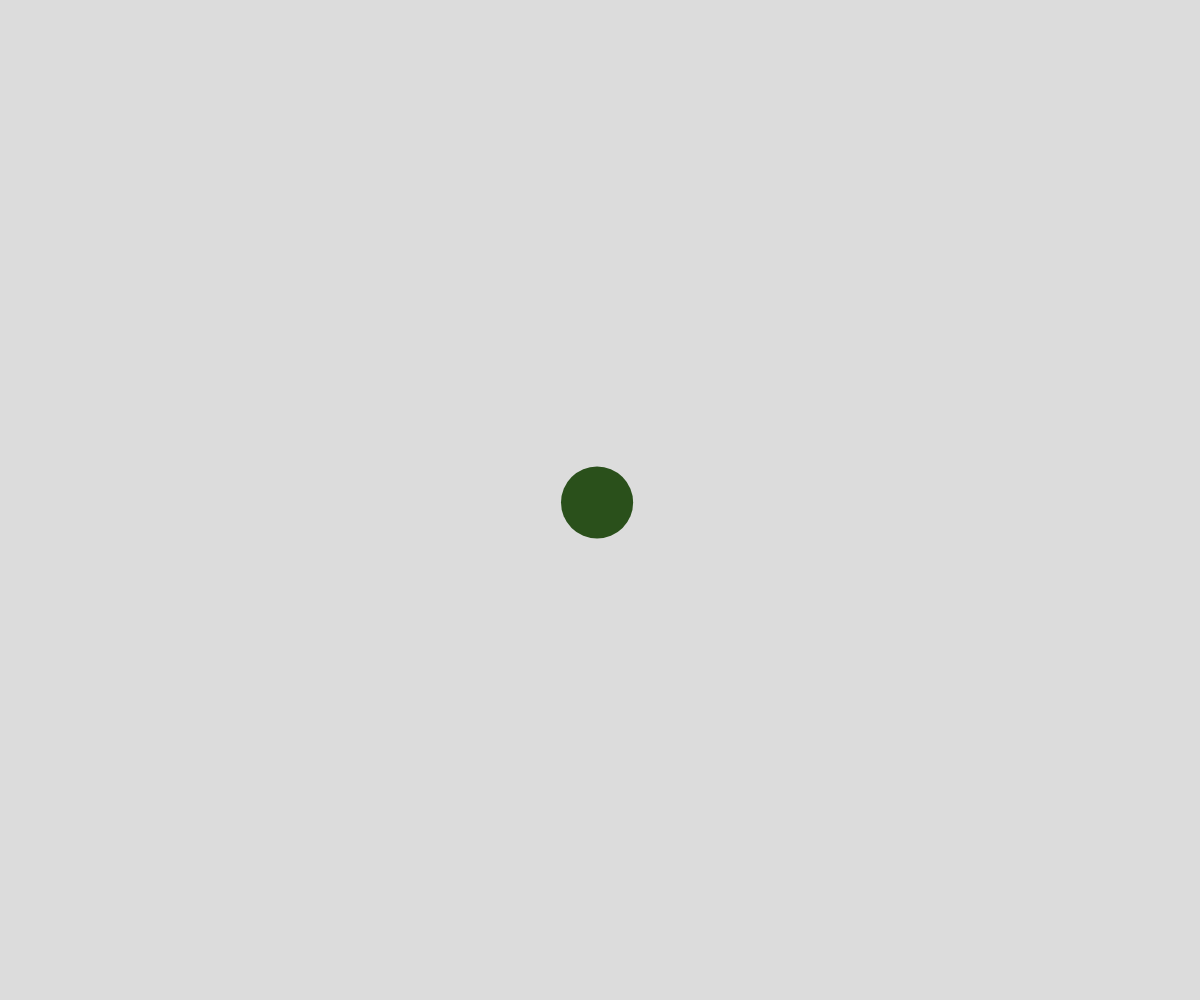
Frame 1 (no input)
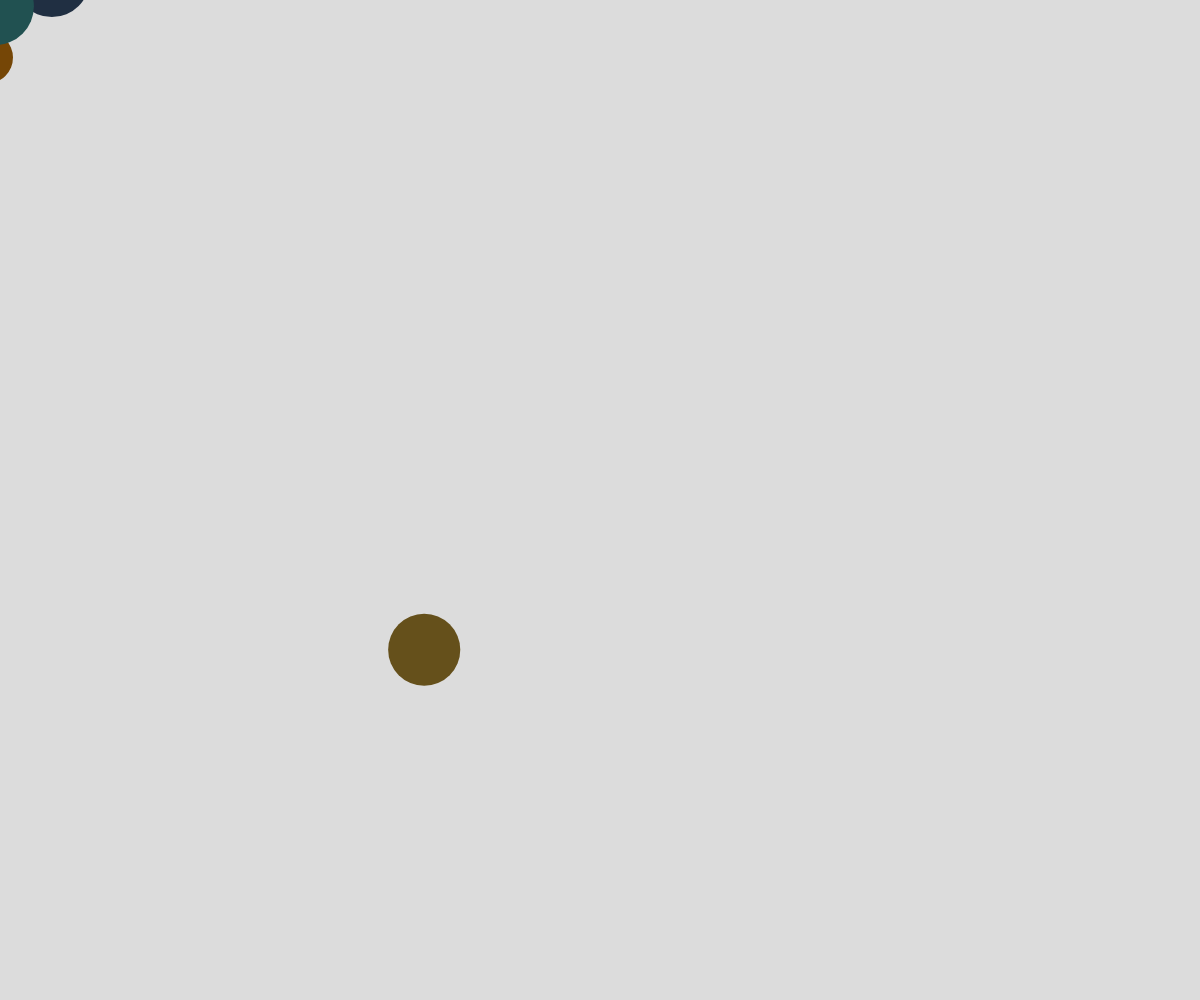
Frame 60 (no input)
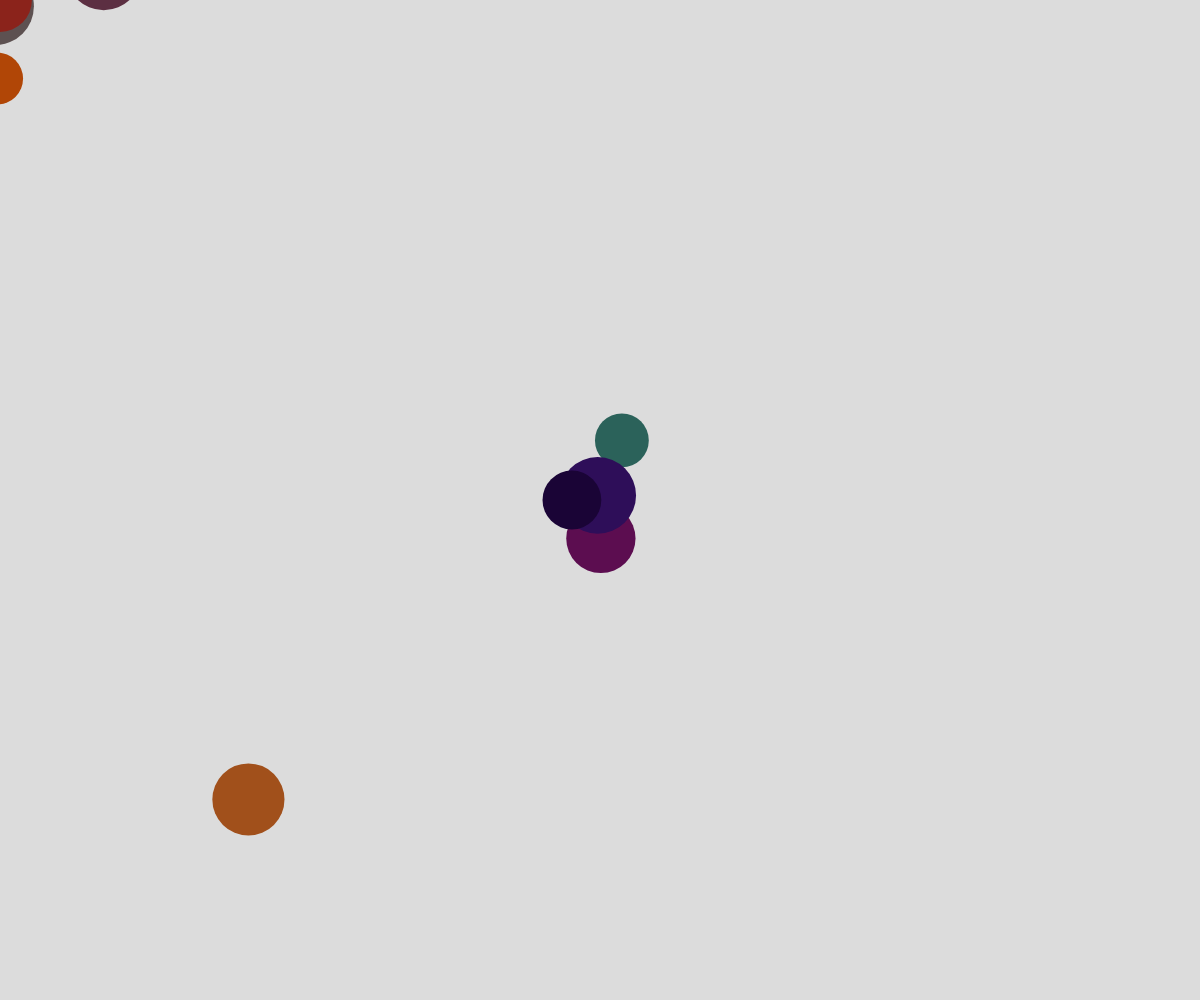
Frame 120 (the mouse pressed at the canvas centre since frame 60)

The p5.js sketch that drew these frames (run headless with seeded random() and noise() and a simulated clock; from frame 60 on, the mouse is pressed at the canvas centre):

// p5.js sketch
// ── sketch.js
// Project Title
// Your Name
// Date
//
// Extra for Experts:
// - describe what you did to take this project "above and beyond"

class Ball {
  constructor(x,y){
    this.x =x;
    this.y =y;
    this.radius = random(50,81);
    this.dx = random(-5,5);
    this.dy = random(-5,5);
    this.r = random(120);
    this.g = random(100);
    this.b = random(90);
  }

  move(){
    this.x += this.dx;
    this.y += this.dy;

    if(this.y - this.radius <0||this.y + this.radius >windowHeight){
      this.dy *= -1;
    }

    if(this.x - this.radius<0||this.x + this.radius > windowWidth){
      this.dx *= -1;
    }
  }

  display() {
    noStroke();
    if(!(this.r>255)){
      this.r= Math.floor(this.r)+1;
    }
    else{
      this.r=0;
    }
    fill(this.r,this.g,this.b);
    circle(this.x,this.y,this.radius);
    
  }

  bounceOff(other){
    let radiSum = this.radius + other.radius;
    let distanceApart = dist(this.x,this.y,other.x,other.y);
    if(radiSum > distanceApart) {
      if(this.y - this.radius <0||this.y + this.radius >other.y +other.radius){
        this.dy *= -1;
      }
  
      if(this.x - this.radius<0||this.x + this.radius > other.x +other.radius){
        this.dx *=-1;
      }
    }
  }
}

let ballArray = [];

function setup() {
  createCanvas(windowWidth, windowHeight);
  let theBall = new Ball(windowWidth/2,windowHeight/2);
  ballArray.push(theBall);
}

function draw() {
  background(220);
  for(let someBall of ballArray){
    someBall.move();
    for(let nums of ballArray){
      if(!(nums === someBall)){
        someBall.bounceOff(nums);
      }
    }
    someBall.display();
  }
  if(frameCount%12===0){
    mo();
  }
}

function mo(){
  let aBall = new Ball(mouseX,mouseY);
  ballArray.push(aBall);
}
